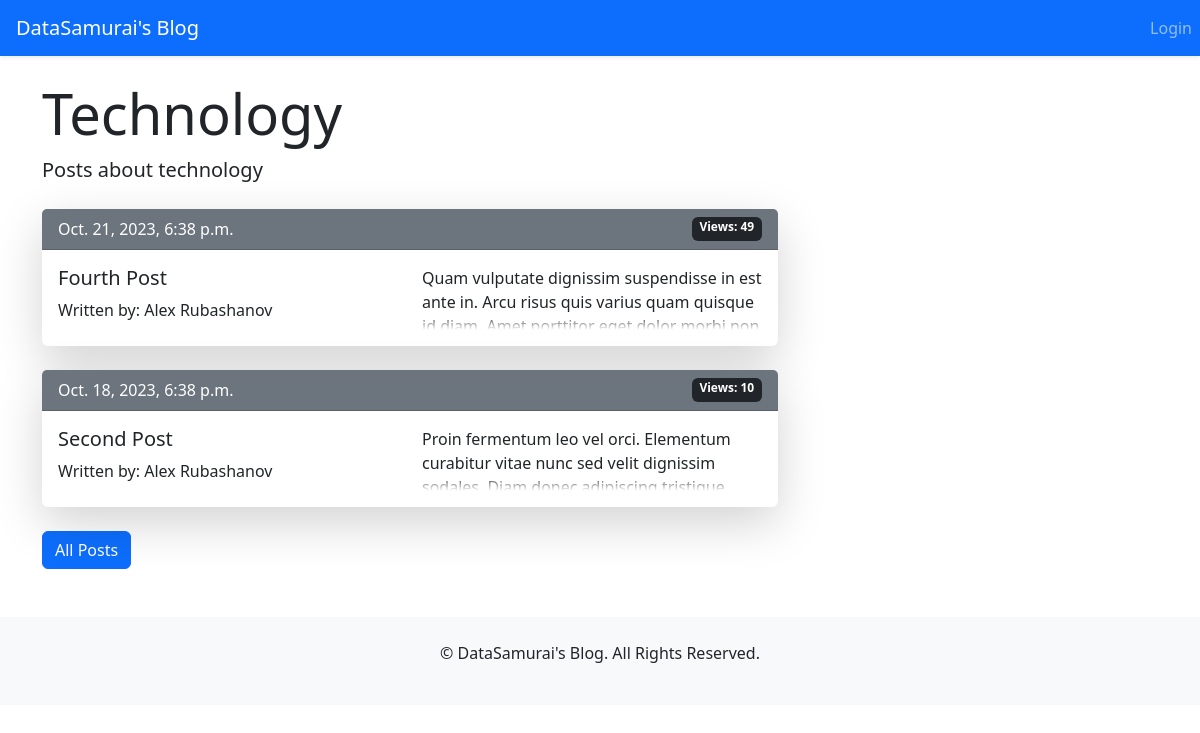
/blog/category/1/, run on an earlier commit of the app's database.
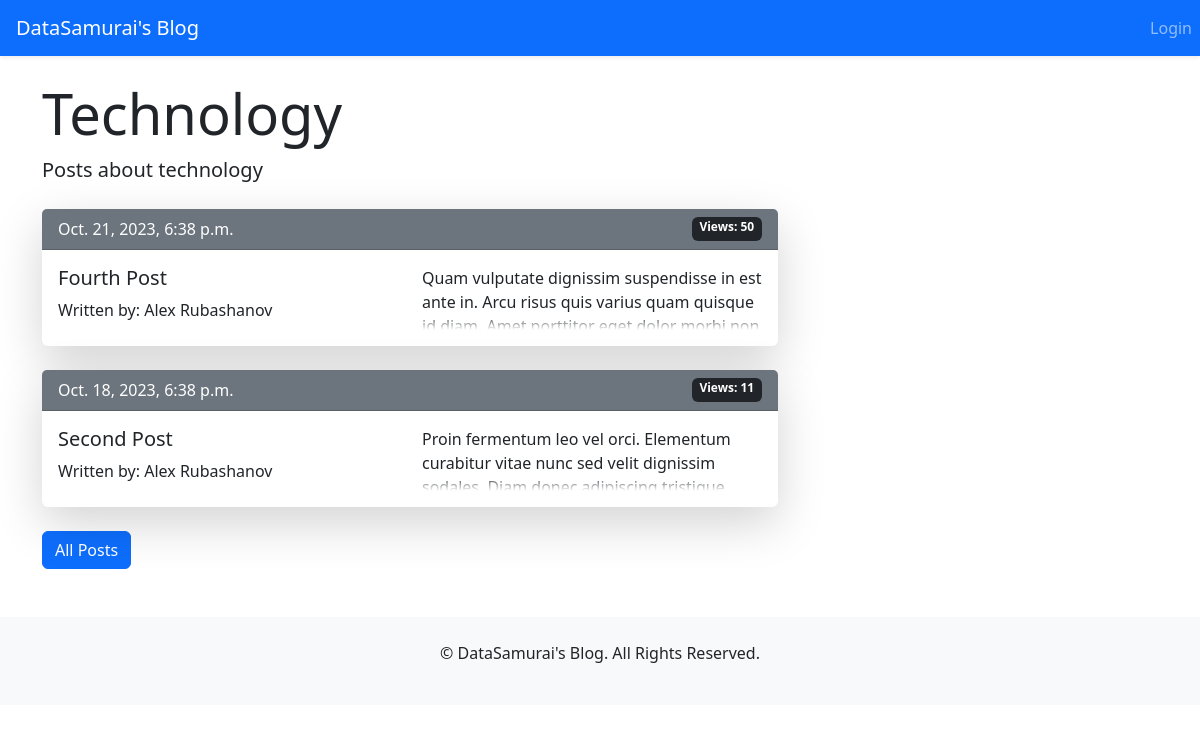
And on a later commit of the database.
### posts/models.py (models this page shows, shortened)
class Post(models.Model):
    title = models.CharField(max_length=50, unique=True)
    content = models.TextField()
    category = models.ForeignKey('Category', on_delete=models.SET_NULL, null=True)
    date_published = models.DateTimeField(auto_now_add=True)
    date_edited = models.DateTimeField(auto_now=True)
    views = models.PositiveIntegerField(default=0)
    author = models.ForeignKey(settings.AUTH_USER_MODEL, on_delete=models.SET_NULL, null=True)
    is_published = models.BooleanField(default=False)
    class Meta:
        ordering = ['-date_published']

### posts/views.py (the view)
# urls.py: path('category/<int:category_id>/', views.view_category, name='view_category'),
def view_category(request, category_id):
    category = get_object_or_404(Category, pk=category_id)
    context = {
        'category': category,
        'posts': category.post_set.all()
    }
    return render(request, 'posts/view_category.html', context=context)

### templates/posts/view_category.html
{% extends 'base.html' %}
{% block page_content %}
    <h2 class="display-4">{{ category.title }}</h2>
    <p class="lead">{{ category.description }}</p>
    <div class="row mt-4">
        <div class="col-md-8">
            {% for post in posts %}
                {% if post.is_published %}
                    <div class="card mb-4 border-0 shadow-lg">
                        <div class="card-header bg-secondary text-white d-flex justify-content-between">
                            <span>{{ post.date_published }}</span>
                            <span class="badge bg-dark">Views: {{ post.views }}</span>
                        </div>
                        <div class="card-body">
                            <div class="row">
                                <div class="col-md-6">
                                    <h5 class="card-title">
                                        <a href="{% url 'view_post' post.id %}" class="text-dark text-decoration-none">
                                            {{ post.title }}
                                        </a>
                                    </h5>
                                    <p class="card-text">Written
                                        by: {{ post.author.first_name }} {{ post.author.last_name }}</p>
                                </div>
                                <div class="col-md-6">
                                    <div class="fade-out">
                                        {{ post.content|slice:":300" }}
                                    </div>
                                </div>
                            </div>
                        </div>
                    </div>
                {% endif %}
            {% endfor %}
        </div>
    </div>
    <a href="{% url 'listing' %}" class="btn btn-primary">All Posts</a>
{% endblock %}

What changed in the data, as far as the page shows it:
changed Post "Fourth Post": views "49" → "50"
changed Post "Second Post": views "10" → "11"
